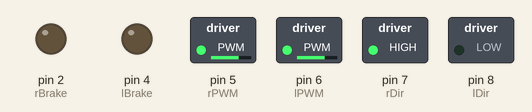
Recording of a sketch running on a simulated Arduino Uno, built with avr-gcc and run on an emulated ATmega328P. Shown: switched loads named in the sketch (green lamp = pin HIGH), output pins drawn as LEDs (lit = HIGH).

Above: at 0.05 s.
At 10.0 s:
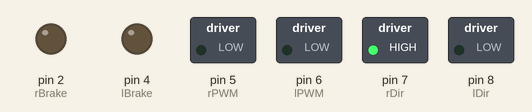
Timing chart, 0 to 11.5 s (numbered marks = the images above):
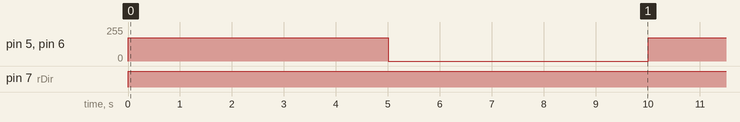

Measured:
- by itself, pin 5 (rPWM), pin 6 (lPWM): alternates 175/255 for 5.0 s and 0/255 for 5.0 s
- by itself, pin 7 (rDir): LOW → HIGH at 0.00 s

The sketch:

motor_control.ino
```cpp
// Pins for motor control
const int rDir   = 7;
const int rBrake = 2;
const int rPWM   = 5;

const int lDir   = 8;
const int lBrake = 4;
const int lPWM   = 6;


void setup() {
  // put your setup code here, to run once:
  pinMode(rDir, OUTPUT);
  pinMode(rBrake, OUTPUT);
  pinMode(rPWM, OUTPUT);

  pinMode(lDir, OUTPUT);
  pinMode(lBrake, OUTPUT);
  pinMode(lPWM, OUTPUT);

}

void loop() {
  // put your main code here, to run repeatedly:
  digitalWrite( rDir, 1 );
  digitalWrite( rBrake, 0 );

  digitalWrite( lDir, 0 );
  digitalWrite( lBrake, 0 );

  analogWrite( rPWM, 175 );
  analogWrite( lPWM, 175 );

  delay(5000);
  analogWrite( rPWM, 0 );
  analogWrite( lPWM, 0 );

  delay(5000);


}
```
